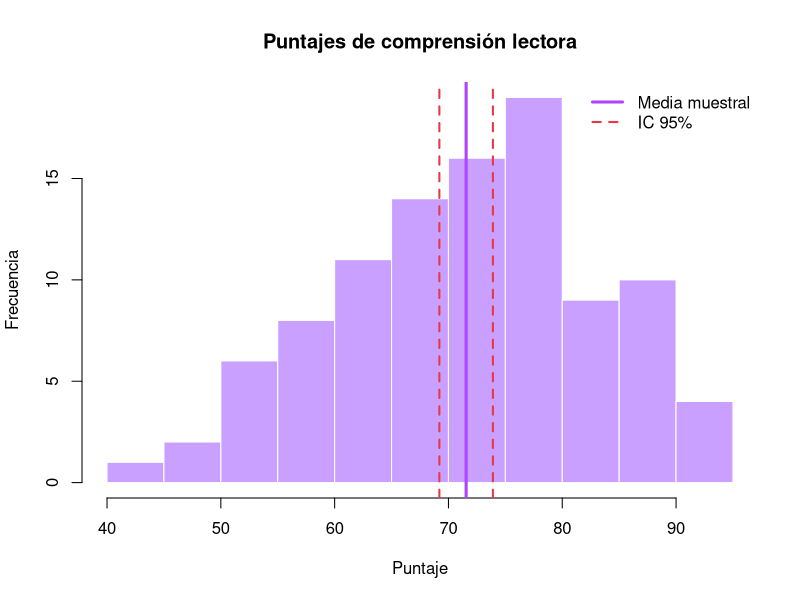
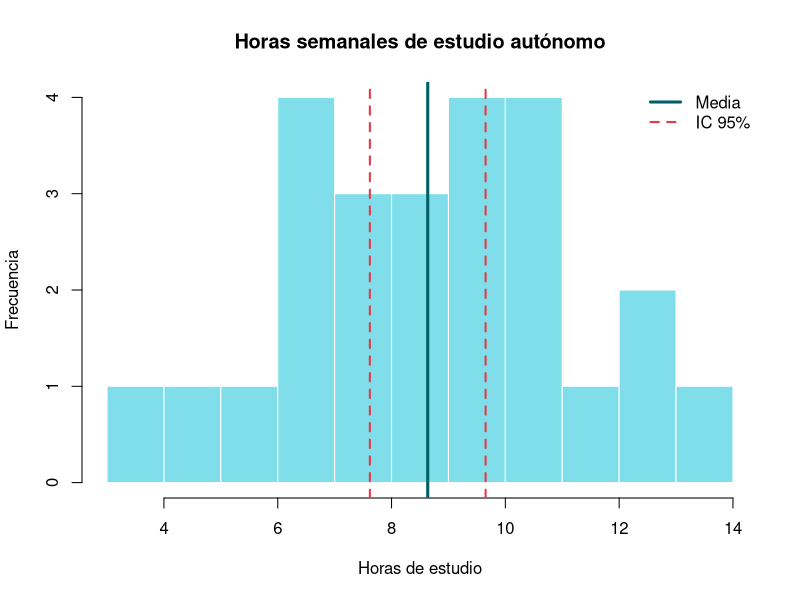
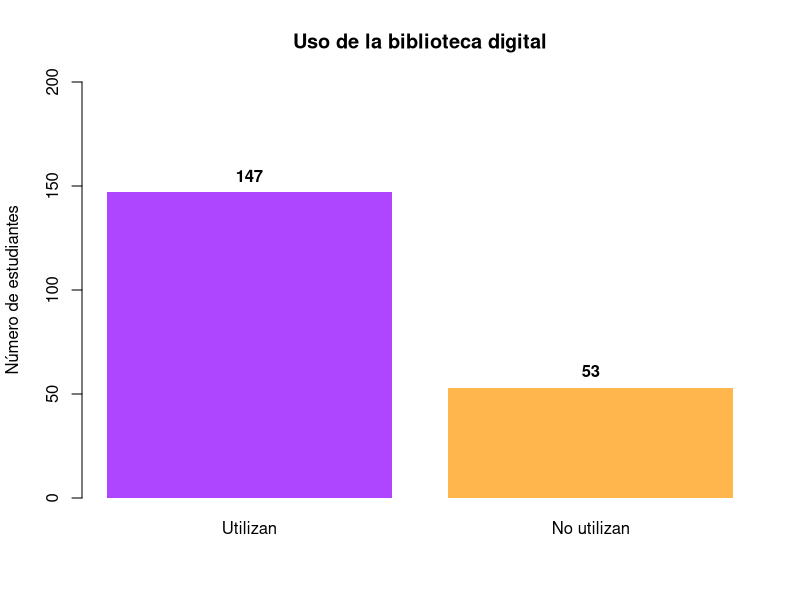
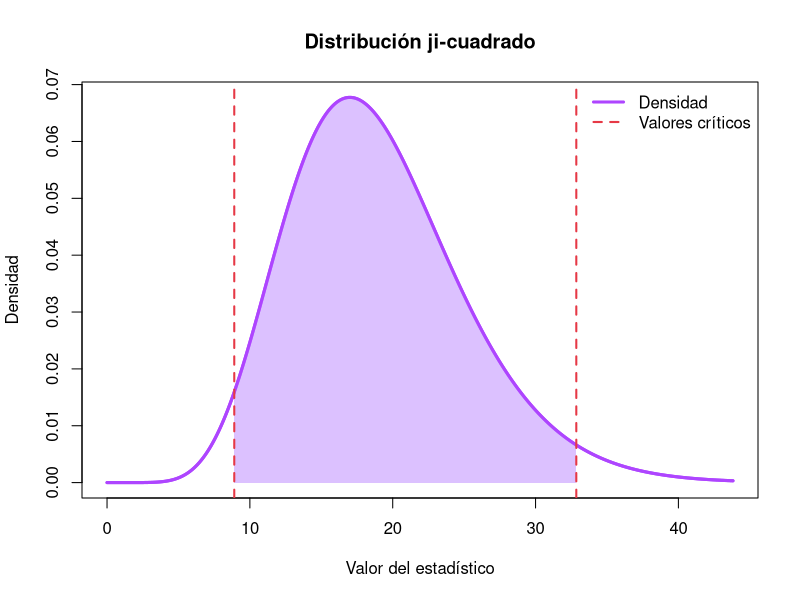
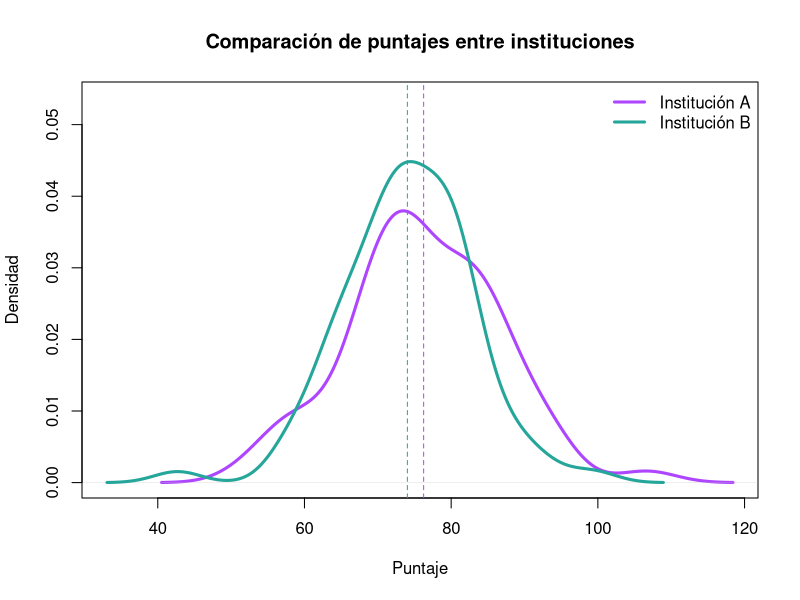
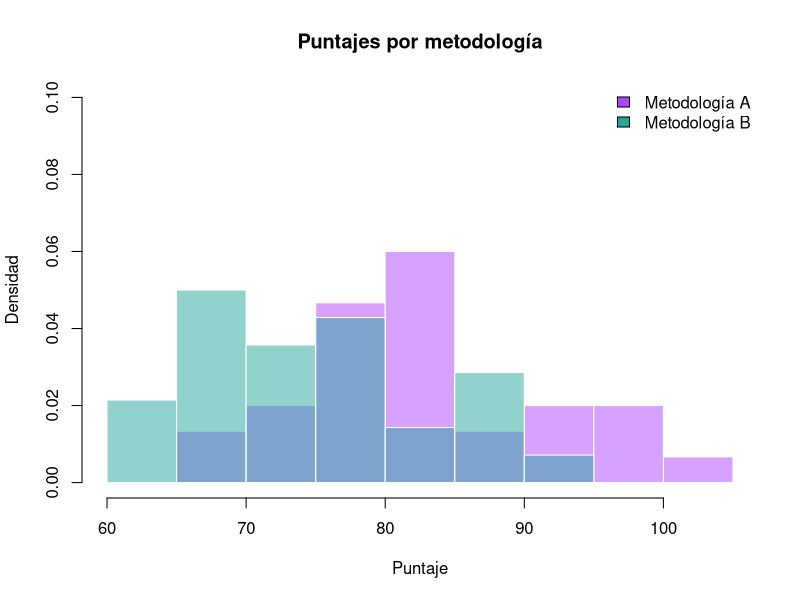
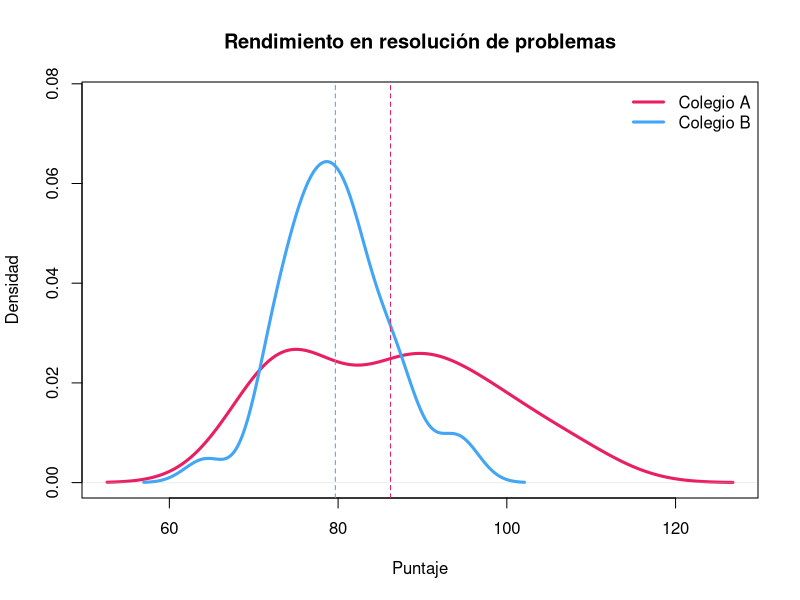
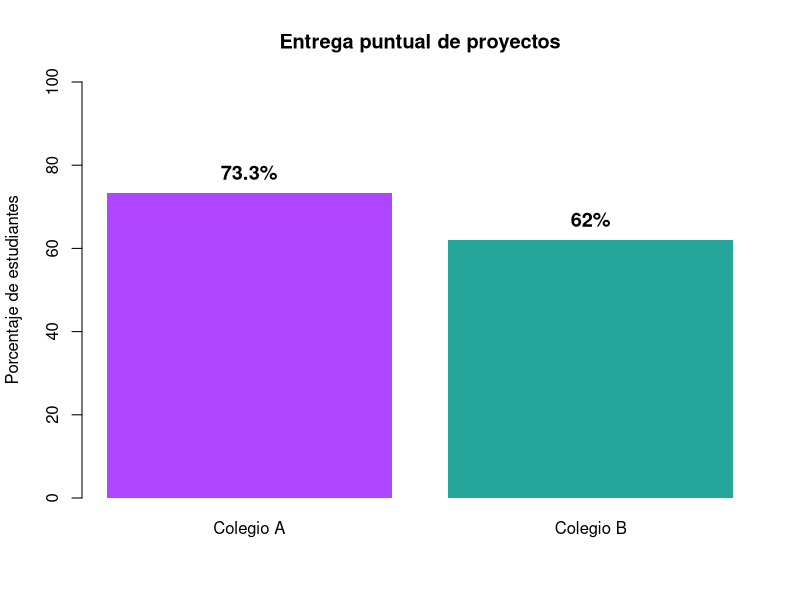

Source code (R) for these figures, in order:
## ---- chunk 1
#| label: configuracion
#| echo: true
options(digits = 6)
nivel <- 0.95
alpha <- 1 - nivel
z <- qnorm(1 - alpha/2)
redondear <- function(x, d = 3) round(x, d)
intervalo <- function(estimacion, margen) c(inferior = estimacion-margen, superior = estimacion+margen)
## ---- chunk 2
# Ejemplo: 18 de 30 estudiantes completan una actividad
respuestas <- c(rep(1, 18), rep(0, 12))
mean(respuestas) # momentos y máxima verosimilitud: p estimada = 0.60
## ---- chunk 3
# Planeación educativa: precisión de 3 puntos en una prueba,
# sigma estimada previamente en 12 puntos, confianza del 95 %
ceiling((qnorm(0.975)*12/3)^2)
# Proporción con error de 5 puntos porcentuales
ceiling(qnorm(0.975)^2*0.5*0.5/0.05^2)
## ---- chunk 4
#| label: configuracion-ejemplos
#| include: false

options(digits = 6)

nivel <- 0.95
alpha <- 1 - nivel
z <- qnorm(1 - alpha/2)

redondear <- function(x, d = 3) round(x, d)

intervalo <- function(estimacion, margen) {
  c(inferior = estimacion-margen,
    superior = estimacion+margen)
}

# Mostrar resultados matemáticos en LaTeX
paso <- function(expresion) {
  cat("\n$$\n", expresion, "\n$$\n\n", sep = "")
}

# Formato numérico
f <- function(x, d = 3) {
  formatC(x, format = "f", digits = d)
}

# Colores de las gráficas
morado <- "#AE45FF"
lila <- "#C9A0FF"
turquesa <- "#26A69A"
rosa <- "#E63946"
azul <- "#42A5F5"
## ---- chunk 5
#| label: ejemplo-1
#| results: asis
#| fig-width: 9
#| fig-height: 5

set.seed(101)

n <- 100
sigma <- 12
datos <- rnorm(n, 72, sigma)

xbar <- mean(datos)
margen <- z*sigma/sqrt(n)
ic <- intervalo(xbar, margen)

paso(sprintf(
  "\\bar{x}=%.3f,\\quad \\sigma=%.0f,\\quad n=%d",
  xbar, sigma, n
))

paso(sprintf(
  "IC_{95\\%%}=%.3f\\pm1.960\\left(\\frac{%.0f}{\\sqrt{%d}}\\right)",
  xbar, sigma, n
))

paso(sprintf(
  "IC_{95\\%%}=%.3f\\pm%.3f",
  xbar, margen
))

paso(sprintf(
  "\\boxed{IC_{95\\%%}=[%.3f,\\ %.3f]}",
  ic[1], ic[2]
))

hist(datos,
     breaks = 12,
     col = lila,
     border = "white",
     main = "Puntajes de comprensión lectora",
     xlab = "Puntaje",
     ylab = "Frecuencia")

abline(v = xbar, col = morado, lwd = 3)
abline(v = ic, col = rosa, lwd = 2, lty = 2)

legend("topright",
       legend = c("Media muestral", "IC 95%"),
       col = c(morado, rosa),
       lty = c(1, 2),
       lwd = c(3, 2),
       bty = "n")
## ---- chunk 6
#| label: ejemplo-2
#| results: asis
#| fig-width: 9
#| fig-height: 5

set.seed(202)

n <- 25
datos <- rnorm(n, 8.4, 2.5)

xbar <- mean(datos)
s <- sd(datos)
gl <- n-1
tcrit <- qt(1-alpha/2, gl)

margen <- tcrit*s/sqrt(n)
ic <- intervalo(xbar, margen)

paso(sprintf(
  "\\bar{x}=%.3f,\\quad S=%.3f,\\quad n=%d",
  xbar, s, n
))

paso(sprintf(
  "t_{0.975,%d}=%.3f",
  gl, tcrit
))

paso(sprintf(
  "IC_{95\\%%}=%.3f\\pm%.3f\\left(\\frac{%.3f}{\\sqrt{%d}}\\right)",
  xbar, tcrit, s, n
))

paso(sprintf(
  "IC_{95\\%%}=%.3f\\pm%.3f",
  xbar, margen
))

paso(sprintf(
  "\\boxed{IC_{95\\%%}=[%.3f,\\ %.3f]}",
  ic[1], ic[2]
))

hist(datos,
     breaks = 8,
     col = "#80DEEA",
     border = "white",
     main = "Horas semanales de estudio autónomo",
     xlab = "Horas de estudio",
     ylab = "Frecuencia")

abline(v = xbar, col = "#006064", lwd = 3)
abline(v = ic, col = rosa, lwd = 2, lty = 2)

legend("topright",
       legend = c("Media", "IC 95%"),
       col = c("#006064", rosa),
       lwd = c(3, 2),
       lty = c(1, 2),
       bty = "n")
## ---- chunk 7
#| label: ejemplo-3
#| results: asis
#| fig-width: 9
#| fig-height: 5

set.seed(303)

n <- 200
datos <- rbinom(n, 1, 0.75)

exitos <- sum(datos)
phat <- exitos/n

margen <- z*sqrt(phat*(1-phat)/n)
ic <- intervalo(phat, margen)

paso(sprintf(
  "\\widehat{p}=\\frac{%d}{%d}=%.3f",
  exitos, n, phat
))

paso(sprintf(
  "IC_{95\\%%}=%.3f\\pm1.960\\sqrt{\\frac{%.3f(1-%.3f)}{%d}}",
  phat, phat, phat, n
))

paso(sprintf(
  "IC_{95\\%%}=%.3f\\pm%.3f",
  phat, margen
))

paso(sprintf(
  "\\boxed{IC_{95\\%%}=[%.2f\\%%,\\ %.2f\\%%]}",
  100*ic[1], 100*ic[2]
))

frecuencias <- c(exitos, n-exitos)

bp <- barplot(frecuencias,
              names.arg = c("Utilizan", "No utilizan"),
              col = c(morado, "#FFB74D"),
              border = NA,
              ylim = c(0, n),
              main = "Uso de la biblioteca digital",
              ylab = "Número de estudiantes")

text(bp, frecuencias+8,
     labels = frecuencias,
     font = 2)
## ---- chunk 8
#| label: ejemplo-4
#| results: asis
#| fig-width: 9
#| fig-height: 5

set.seed(404)

n <- 20
datos <- rnorm(n, 75, 8)

s2 <- var(datos)
gl <- n-1

chi_inf <- qchisq(alpha/2, gl)
chi_sup <- qchisq(1-alpha/2, gl)

ic <- c(
  inferior = gl*s2/chi_sup,
  superior = gl*s2/chi_inf
)

paso(sprintf(
  "S^2=%.3f,\\quad n=%d,\\quad gl=%d",
  s2, n, gl
))

paso(sprintf(
  "\\chi^2_{0.025,%d}=%.3f,\\quad \\chi^2_{0.975,%d}=%.3f",
  gl, chi_inf, gl, chi_sup
))

paso(sprintf(
  "IC_{95\\%%}=\\left[\\frac{%d(%.3f)}{%.3f},\\ \\frac{%d(%.3f)}{%.3f}\\right]",
  gl, s2, chi_sup, gl, s2, chi_inf
))

paso(sprintf(
  "\\boxed{IC_{95\\%%}=[%.3f,\\ %.3f]}",
  ic[1], ic[2]
))

paso(sprintf(
  "IC_{\\sigma,95\\%%}=[%.3f,\\ %.3f]",
  sqrt(ic[1]), sqrt(ic[2])
))

x <- seq(0, qchisq(0.999, gl), length.out = 600)
y <- dchisq(x, gl)

plot(x, y, type = "l",
     col = morado, lwd = 3,
     main = "Distribución ji-cuadrado",
     xlab = "Valor del estadístico",
     ylab = "Densidad")

zona <- x >= chi_inf & x <= chi_sup

polygon(c(chi_inf, x[zona], chi_sup),
        c(0, y[zona], 0),
        col = adjustcolor(lila, alpha.f = 0.65),
        border = NA)

lines(x, y, col = morado, lwd = 3)

abline(v = c(chi_inf, chi_sup),
       col = rosa, lwd = 2, lty = 2)

legend("topright",
       legend = c("Densidad", "Valores críticos"),
       col = c(morado, rosa),
       lwd = c(3, 2),
       lty = c(1, 2),
       bty = "n")
## ---- chunk 9
#| label: ejemplo-5
#| results: asis
#| fig-width: 9
#| fig-height: 5

set.seed(505)

n1 <- 64
n2 <- 81
sigma1 <- 10
sigma2 <- 9

A <- rnorm(n1, 78, sigma1)
B <- rnorm(n2, 74, sigma2)

x1 <- mean(A)
x2 <- mean(B)

dif <- x1-x2
margen <- z*sqrt(sigma1^2/n1+sigma2^2/n2)

ic <- intervalo(dif, margen)

paso(sprintf(
  "\\bar{x}_1=%.3f,\\quad \\bar{x}_2=%.3f",
  x1, x2
))

paso(sprintf(
  "\\bar{x}_1-\\bar{x}_2=%.3f-%.3f=%.3f",
  x1, x2, dif
))

paso(sprintf(
  "IC_{95\\%%}=%.3f\\pm1.960\\sqrt{\\frac{%d}{%d}+\\frac{%d}{%d}}",
  dif, sigma1^2, n1, sigma2^2, n2
))

paso(sprintf(
  "IC_{95\\%%}=%.3f\\pm%.3f",
  dif, margen
))

paso(sprintf(
  "\\boxed{IC_{95\\%%}=[%.3f,\\ %.3f]}",
  ic[1], ic[2]
))

dA <- density(A)
dB <- density(B)

plot(dA,
     col = morado, lwd = 3,
     xlim = range(c(dA$x, dB$x)),
     ylim = c(0, max(dA$y,dB$y)*1.2),
     main = "Comparación de puntajes entre instituciones",
     xlab = "Puntaje",
     ylab = "Densidad")

lines(dB, col = turquesa, lwd = 3)

abline(v = x1, col = morado, lty = 2)
abline(v = x2, col = turquesa, lty = 2)

legend("topright",
       legend = c("Institución A", "Institución B"),
       col = c(morado, turquesa),
       lwd = 3,
       bty = "n")
## ---- chunk 10
#| label: ejemplo-6
#| results: asis
#| fig-width: 9
#| fig-height: 5

set.seed(606)

n1 <- 30
n2 <- 28

A <- rnorm(n1, 82, 8)
B <- rnorm(n2, 77, 8)

x1 <- mean(A)
x2 <- mean(B)
s1 <- sd(A)
s2 <- sd(B)

gl <- n1+n2-2

sp2 <- ((n1-1)*s1^2+(n2-1)*s2^2)/gl
sp <- sqrt(sp2)

tcrit <- qt(1-alpha/2, gl)
dif <- x1-x2

margen <- tcrit*sp*sqrt(1/n1+1/n2)
ic <- intervalo(dif, margen)

paso(sprintf(
  "\\bar{x}_1=%.3f,\\quad \\bar{x}_2=%.3f",
  x1, x2
))

paso(sprintf(
  "S_p^2=\\frac{%d(%.3f)^2+%d(%.3f)^2}{%d}=%.3f",
  n1-1, s1, n2-1, s2, gl, sp2
))

paso(sprintf(
  "IC_{95\\%%}=%.3f\\pm%.3f(%.3f)\\sqrt{\\frac1{%d}+\\frac1{%d}}",
  dif, tcrit, sp, n1, n2
))

paso(sprintf(
  "IC_{95\\%%}=%.3f\\pm%.3f",
  dif, margen
))

paso(sprintf(
  "\\boxed{IC_{95\\%%}=[%.3f,\\ %.3f]}",
  ic[1], ic[2]
))

cortes <- pretty(range(c(A,B)), n = 10)

hist(A,
     breaks = cortes,
     freq = FALSE,
     col = adjustcolor(morado, alpha.f = 0.5),
     border = "white",
     main = "Puntajes por metodología",
     xlab = "Puntaje",
     ylab = "Densidad",
     ylim = c(0, 0.10))

hist(B,
     breaks = cortes,
     freq = FALSE,
     col = adjustcolor(turquesa, alpha.f = 0.5),
     border = "white",
     add = TRUE)

legend("topright",
       legend = c("Metodología A", "Metodología B"),
       fill = c(morado, turquesa),
       bty = "n")
## ---- chunk 11
#| label: ejemplo-7
#| results: asis
#| fig-width: 9
#| fig-height: 5

set.seed(707)

n1 <- 25
n2 <- 35

A <- rnorm(n1, 85, 12)
B <- rnorm(n2, 79, 7)

x1 <- mean(A)
x2 <- mean(B)

s1 <- sd(A)
s2 <- sd(B)

a <- s1^2/n1
b <- s2^2/n2

nu <- (a+b)^2/(a^2/(n1-1)+b^2/(n2-1))

tcrit <- qt(1-alpha/2, nu)

dif <- x1-x2
margen <- tcrit*sqrt(a+b)

ic <- intervalo(dif, margen)

paso(sprintf(
  "\\bar{x}_1=%.3f,\\quad \\bar{x}_2=%.3f",
  x1, x2
))

paso(sprintf(
  "\\nu=\\frac{(%.3f+%.3f)^2}{\\frac{(%.3f)^2}{%d}+\\frac{(%.3f)^2}{%d}}=%.3f",
  a, b, a, n1-1, b, n2-1, nu
))

paso(sprintf(
  "IC_{95\\%%}=%.3f\\pm%.3f\\sqrt{\\frac{(%.3f)^2}{%d}+\\frac{(%.3f)^2}{%d}}",
  dif, tcrit, s1, n1, s2, n2
))

paso(sprintf(
  "IC_{95\\%%}=%.3f\\pm%.3f",
  dif, margen
))

paso(sprintf(
  "\\boxed{IC_{95\\%%}=[%.3f,\\ %.3f]}",
  ic[1], ic[2]
))

dA <- density(A)
dB <- density(B)

plot(dA,
     col = "#E91E63",
     lwd = 3,
     xlim = range(c(dA$x,dB$x)),
     ylim = c(0,max(dA$y,dB$y)*1.2),
     main = "Rendimiento en resolución de problemas",
     xlab = "Puntaje",
     ylab = "Densidad")

lines(dB, col = azul, lwd = 3)

abline(v = x1, col = "#E91E63", lty = 2)
abline(v = x2, col = azul, lty = 2)

legend("topright",
       legend = c("Colegio A", "Colegio B"),
       col = c("#E91E63", azul),
       lwd = 3,
       bty = "n")
## ---- chunk 12
#| label: ejemplo-8
#| results: asis
#| fig-width: 9
#| fig-height: 5

set.seed(808)

n1 <- 120
n2 <- 100

A <- rbinom(n1, 1, 0.70)
B <- rbinom(n2, 1, 0.60)

e1 <- sum(A)
e2 <- sum(B)

p1 <- e1/n1
p2 <- e2/n2

dif <- p1-p2

se <- sqrt(p1*(1-p1)/n1+p2*(1-p2)/n2)
margen <- z*se

ic <- intervalo(dif, margen)

paso(sprintf(
  "\\widehat{p}_1=\\frac{%d}{%d}=%.3f",
  e1, n1, p1
))

paso(sprintf(
  "\\widehat{p}_2=\\frac{%d}{%d}=%.3f",
  e2, n2, p2
))

paso(sprintf(
  "IC_{95\\%%}=(%.3f-%.3f)\\pm1.960\\sqrt{\\frac{%.3f(1-%.3f)}{%d}+\\frac{%.3f(1-%.3f)}{%d}}",
  p1, p2, p1, p1, n1, p2, p2, n2
))

paso(sprintf(
  "IC_{95\\%%}=%.3f\\pm%.3f",
  dif, margen
))

paso(sprintf(
  "\\boxed{IC_{95\\%%}=[%.2f\\%%,\\ %.2f\\%%]}",
  100*ic[1], 100*ic[2]
))

porcentajes <- c(p1,p2)*100

bp <- barplot(porcentajes,
              names.arg = c("Colegio A", "Colegio B"),
              col = c(morado, turquesa),
              border = NA,
              ylim = c(0,100),
              main = "Entrega puntual de proyectos",
              ylab = "Porcentaje de estudiantes")

text(bp, porcentajes+5,
     labels = paste0(round(porcentajes,1),"%"),
     font = 2,
     cex = 1.2)
